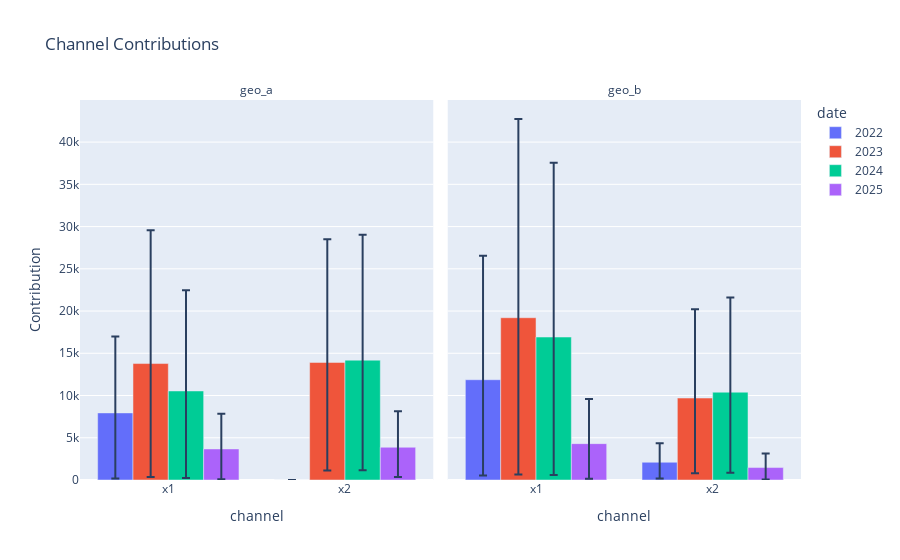

The notebook cell this image was saved under:
### Markdown cell above
### Q: How did the contribution of each channel changed year after year?

### Code cell
from pymc_marketing.mmm.plot_interactive import MMMPlotlyFactory

factory = MMMPlotlyFactory(summary=mmm.summary)
factory.contributions(frequency="yearly", color="date", x="channel")
# after integration is complete this would be done with:
# mmm.plot_interactive.contributions(frequency="yearly", color="date", x="channel")

### Figure 1 — Plotly figure (JSON) as saved in the notebook; plotly's stock layout.template omitted (floating-point values rounded to 4 significant figures)
{"data": [{"alignmentgroup": "True", "customdata": [["7941  CI: [177, 16999]", "geo_a"], ["0  CI: [0, 0]", "geo_a"]], "error_y": {"array": [9058.0, 0.0], "arrayminus": [7764.0, 0.0]}, "hovertemplate": "date=2022<br>Contribution=%{customdata[0]}<extra></extra>", "legendgroup": "2022", "marker": {"color": "#636efa", "pattern": {"shape": ""}}, "name": "2022", "offsetgroup": "2022", "orientation": "v", "showlegend": true, "textposition": "auto", "type": "bar", "x": ["x1", "x2"], "xaxis": "x", "y": [7941.0, 0.0], "yaxis": "y"}, {"alignmentgroup": "True", "customdata": [["11870  CI: [524, 26547]", "geo_b"], ["2100  CI: [171, 4361]", "geo_b"]], "error_y": {"array": [14680.0, 2262.0], "arrayminus": [11350.0, 1929.0]}, "hovertemplate": "date=2022<br>Contribution=%{customdata[0]}<extra></extra>", "legendgroup": "2022", "marker": {"color": "#636efa", "pattern": {"shape": ""}}, "name": "2022", "offsetgroup": "2022", "orientation": "v", "showlegend": false, "textposition": "auto", "type": "bar", "x": ["x1", "x2"], "xaxis": "x2", "y": [11870.0, 2100.0], "yaxis": "y2"}, {"alignmentgroup": "True", "customdata": [["13783  CI: [347, 29569]", "geo_a"], ["13916  CI: [1121, 28490]", "geo_a"]], "error_y": {"array": [15790.0, 14570.0], "arrayminus": [13440.0, 12800.0]}, "hovertemplate": "date=2023<br>Contribution=%{customdata[0]}<extra></extra>", "legendgroup": "2023", "marker": {"color": "#EF553B", "pattern": {"shape": ""}}, "name": "2023", "offsetgroup": "2023", "orientation": "v", "showlegend": true, "textposition": "auto", "type": "bar", "x": ["x1", "x2"], "xaxis": "x", "y": [13780.0, 13920.0], "yaxis": "y"}, {"alignmentgroup": "True", "customdata": [["19210  CI: [665, 42733]", "geo_b"], ["9699  CI: [789, 20206]", "geo_b"]], "error_y": {"array": [23520.0, 10510.0], "arrayminus": [18540.0, 8910.0]}, "hovertemplate": "date=2023<br>Contribution=%{customdata[0]}<extra></extra>", "legendgroup": "2023", "marker": {"color": "#EF553B", "pattern": {"shape": ""}}, "name": "2023", "offsetgroup": "2023", "orientation": "v", "showlegend": false, "textposition": "auto", "type": "bar", "x": ["x1", "x2"], "xaxis": "x2", "y": [19210.0, 9699.0], "yaxis": "y2"}, {"alignmentgroup": "True", "customdata": [["10539  CI: [237, 22469]", "geo_a"], ["14184  CI: [1143, 29044]", "geo_a"]], "error_y": {"array": [11930.0, 14860.0], "arrayminus": [10300.0, 13040.0]}, "hovertemplate": "date=2024<br>Contribution=%{customdata[0]}<extra></extra>", "legendgroup": "2024", "marker": {"color": "#00cc96", "pattern": {"shape": ""}}, "name": "2024", "offsetgroup": "2024", "orientation": "v", "showlegend": true, "textposition": "auto", "type": "bar", "x": ["x1", "x2"], "xaxis": "x", "y": [10540.0, 14180.0], "yaxis": "y"}, {"alignmentgroup": "True", "customdata": [["16922  CI: [589, 37558]", "geo_b"], ["10394  CI: [846, 21617]", "geo_b"]], "error_y": {"array": [20640.0, 11220.0], "arrayminus": [16330.0, 9548.0]}, "hovertemplate": "date=2024<br>Contribution=%{customdata[0]}<extra></extra>", "legendgroup": "2024", "marker": {"color": "#00cc96", "pattern": {"shape": ""}}, "name": "2024", "offsetgroup": "2024", "orientation": "v", "showlegend": false, "textposition": "auto", "type": "bar", "x": ["x1", "x2"], "xaxis": "x2", "y": [16920.0, 10390.0], "yaxis": "y2"}, {"alignmentgroup": "True", "customdata": [["3675  CI: [82, 7829]", "geo_a"], ["3878  CI: [343, 8143]", "geo_a"]], "error_y": {"array": [4154.0, 4265.0], "arrayminus": [3593.0, 3535.0]}, "hovertemplate": "date=2025<br>Contribution=%{customdata[0]}<extra></extra>", "legendgroup": "2025", "marker": {"color": "#ab63fa", "pattern": {"shape": ""}}, "name": "2025", "offsetgroup": "2025", "orientation": "v", "showlegend": true, "textposition": "auto", "type": "bar", "x": ["x1", "x2"], "xaxis": "x", "y": [3676.0, 3878.0], "yaxis": "y"}, {"alignmentgroup": "True", "customdata": [["4305  CI: [148, 9594]", "geo_b"], ["1472  CI: [50, 3141]", "geo_b"]], "error_y": {"array": [5289.0, 1669.0], "arrayminus": [4156.0, 1422.0]}, "hovertemplate": "date=2025<br>Contribution=%{customdata[0]}<extra></extra>", "legendgroup": "2025", "marker": {"color": "#ab63fa", "pattern": {"shape": ""}}, "name": "2025", "offsetgroup": "2025", "orientation": "v", "showlegend": false, "textposition": "auto", "type": "bar", "x": ["x1", "x2"], "xaxis": "x2", "y": [4305.0, 1473.0], "yaxis": "y2"}], "layout": {"annotations": [{"font": {}, "showarrow": false, "text": "geo_a", "x": 0.245, "xanchor": "center", "xref": "paper", "y": 1, "yanchor": "bottom", "yref": "paper"}, {"font": {}, "showarrow": false, "text": "geo_b", "x": 0.755, "xanchor": "center", "xref": "paper", "y": 1, "yanchor": "bottom", "yref": "paper"}], "barmode": "group", "legend": {"title": {"text": "date"}, "tracegroupgap": 0}, "title": {"text": "Channel Contributions"}, "xaxis": {"anchor": "y", "domain": [0, 0.49], "title": {"text": "channel"}}, "xaxis2": {"anchor": "y2", "domain": [0.51, 1], "matches": "x", "title": {"text": "channel"}}, "yaxis": {"anchor": "x", "domain": [0, 1], "title": {"text": "Contribution"}}, "yaxis2": {"anchor": "x2", "domain": [0, 1], "matches": "y", "showticklabels": false}}}
